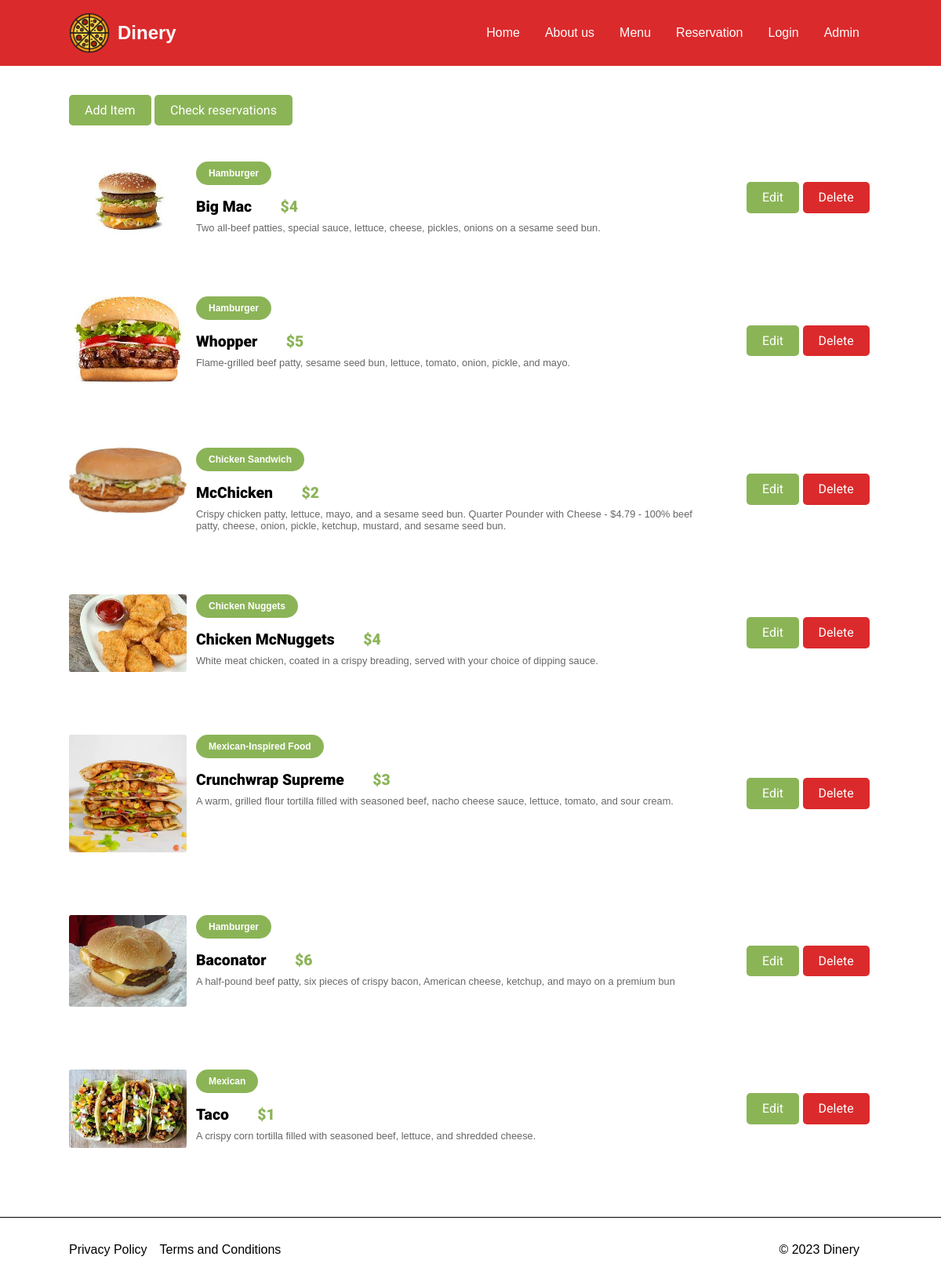
The page /admin.php (signed in) on the database its author committed.
### tables this page shows
CREATE TABLE `item` (
  `id` int(11) NOT NULL,
  `name` varchar(255) NOT NULL,
  `description` text NOT NULL,
  `price` int(11) NOT NULL,
  `category` varchar(255) NOT NULL,
  `image` varchar(255) NOT NULL
);

### admin.php (the view, shortened to what this page needs)
<?php
require 'header.php';
$sql_query = 'SELECT * FROM item';
$result = mysqli_query($conn, $sql_query);
?>
<div class="max_width">
  <section class="admin_menu_section " id="menu">
    <div class="add_menu_item_button">
      <a href="add_item.php">Add Item</a>
      <a href="admin_reservations.php">Check reservations</a>
    </div>
    <div class="admin_menu_items">
      <?php
      if (mysqli_num_rows($result) > 0) {
        while ($row = mysqli_fetch_assoc($result)) { ?>
          <div class="admin_menu_item">
            <div class="item_info">
              <div class="menu_item_img">
                <img src="./uploads/<?= $row['image'] ?>" alt="<?= $row['image'] ?>" />
              </div>
              <div class="menu_item_text">
                <div>
                  <h4 class="menu_item_category"><?= $row['category'] ?></h4>
                </div>
                <div>
                  <h4 class="menu_item_name"><?= $row['name'] ?></h4>
                  <span class="menu_item_price">$<?= $row['price'] ?></span>
                  <p class="menu_item_detail">
                    <?= $row['description'] ?>
                  </p>
                </div>
              </div>
            </div>
            <div class="menu_item_btns">
              <a href="edit_item.php?id=<?= $row['id'] ?>">Edit</a>
              <a href="./Script/delete_item.php?id=<?= $row['id'] ?>">Delete</a>
            </div>
          </div>
      <?php }
      } ?>
    </div>
  </section>
</div>
<?php require 'footer.php' ?>

### Styles/style.css (style rules this page uses)
:root { --red: #db2a2c; --white: #fff; --green: #8bb457; --roboto: 'Roboto', sans-serif; }
* { margin: 0; padding: 0; box-sizing: border-box; font-family: sans-serif; scroll-behavior: smooth; }
.max_width { max-width: 1024px; width: 90%; margin: 0 auto; }
.menu_item .menu_item_img, .admin_menu_item .menu_item_img { width: 150px; }
.menu_item .menu_item_img img, .admin_menu_item .menu_item_img img { display: block; max-width: 100%; border-radius: 3px; }
.menu_item .menu_item_img, .admin_menu_item .menu_item_img { min-width: 150px; }
.menu_item, .admin_menu_item .item_info { display: flex; gap: 0.75rem; margin: 2.5rem 0; }
.admin_menu_item .menu_item_btns { min-width: 160px; margin-left: 3rem; }
.menu_item .menu_item_text .menu_item_name, .admin_menu_item .menu_item_text .menu_item_name { display: inline-block; font-size: 1.21rem; font-family: var(--roboto); font-weight: 900; margin: 0 2rem 0.5rem 0; }
.menu_item .menu_item_text .menu_item_price, .admin_menu_item .menu_item_text .menu_item_price { font-family: var(--roboto); font-weight: 900; font-size: 1.21rem; color: var(--green); }
.menu_item .menu_item_text .menu_item_detail, .admin_menu_item .menu_item_text .menu_item_detail { color: rgba(0, 0, 0, 0.6); font-size: 0.8rem; }
.menu_item_text .menu_item_category { font-size: 12px; margin-bottom: 1rem; background-color: var(--green); display: inline-block; padding: 0.5rem 1rem; color: #fff; border-radius: 50px; }
.admin_menu_section { margin-top: 131px; }
.admin_menu_item { display: flex; justify-content: space-between; align-items: center; }
.add_menu_item_button { margin-bottom: 1rem; }
.admin_menu_section a { font-family: var(--roboto); background-color: var(--green); text-decoration: none; color: var(--white); padding: 0.65rem 1.25rem; border: none; border-radius: 5px; margin: 1rem 0 0 0; cursor: pointer; transition: background 100ms ease; }
.admin_menu_item a:last-child { background-color: var(--red); }

### rows shown on the page
item: image (picture), category "Hamburger", name "Big Mac", price "4", description "Two all-beef patties, special sauce, lettuce, cheese, pickles, onions on a sesame seed bun."
item: image (picture), category "Hamburger", name "Whopper", price "5", description "Flame-grilled beef patty, sesame seed bun, lettuce, tomato, onion, pickle, and mayo."
item: image (picture), category "Chicken Sandwich", name "McChicken", price "2", description "Crispy chicken patty, lettuce, mayo, and a sesame seed bun. Quarter Pounder with Cheese - $4.79 - 100% beef patty, cheese, onion, pickle, ketchup, mustard, and sesame seed bun."
item: image (picture), category "Chicken Nuggets", name "Chicken McNuggets", price "4", description "White meat chicken, coated in a crispy breading, served with your choice of dipping sauce."
item: image (picture), category "Mexican-Inspired Food", name "Crunchwrap Supreme", price "3", description "A warm, grilled flour tortilla filled with seasoned beef, nacho cheese sauce, lettuce, tomato, and sour cream."
item: image (picture), category "Hamburger", name "Baconator", price "6", description "A half-pound beef patty, six pieces of crispy bacon, American cheese, ketchup, and mayo on a premium bun"
item: image (picture), category "Mexican", name "Taco", price "1", description "A crispy corn tortilla filled with seasoned beef, lettuce, and shredded cheese."
